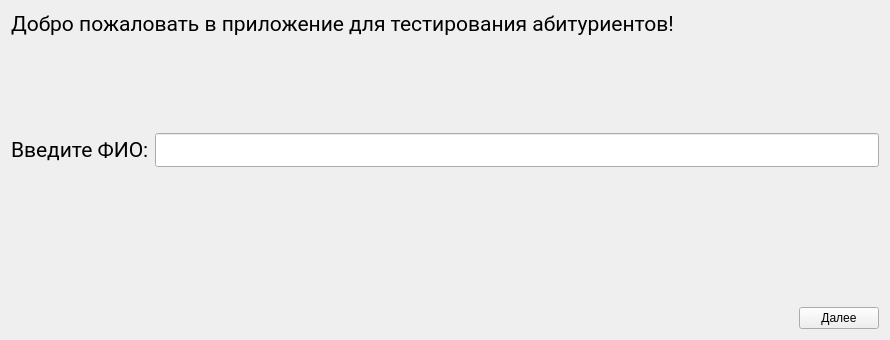
<?xml version="1.0" encoding="UTF-8"?>
<ui version="4.0">
 <class>AuthorizationWindow</class>
 <widget class="QWidget" name="AuthorizationWindow">
  <property name="geometry">
   <rect>
    <x>0</x>
    <y>0</y>
    <width>890</width>
    <height>340</height>
   </rect>
  </property>
  <property name="windowTitle">
   <string>Form</string>
  </property>
  <layout class="QVBoxLayout" name="verticalLayout" stretch="0,2,0,3,0">
   <item>
    <widget class="QLabel" name="welcomeLabel">
     <property name="font">
      <font>
       <family>Roboto</family>
       <pointsize>16</pointsize>
      </font>
     </property>
     <property name="text">
      <string>Добро пожаловать в приложение для тестирования абитуриентов!</string>
     </property>
    </widget>
   </item>
   <item>
    <spacer name="verticalSpacer">
     <property name="orientation">
      <enum>Qt::Vertical</enum>
     </property>
     <property name="sizeHint" stdset="0">
      <size>
       <width>20</width>
       <height>75</height>
      </size>
     </property>
    </spacer>
   </item>
   <item>
    <layout class="QHBoxLayout" name="horizontalLayout">
     <item>
      <widget class="QLabel" name="label">
       <property name="font">
        <font>
         <family>Roboto</family>
         <pointsize>16</pointsize>
        </font>
       </property>
       <property name="text">
        <string>Введите ФИО:</string>
       </property>
       <property name="buddy">
        <cstring>lineEdit</cstring>
       </property>
      </widget>
     </item>
     <item>
      <widget class="QLineEdit" name="lineEdit">
       <property name="font">
        <font>
         <family>Roboto</family>
         <pointsize>16</pointsize>
        </font>
       </property>
      </widget>
     </item>
    </layout>
   </item>
   <item>
    <spacer name="verticalSpacer_2">
     <property name="orientation">
      <enum>Qt::Vertical</enum>
     </property>
     <property name="sizeHint" stdset="0">
      <size>
       <width>20</width>
       <height>113</height>
      </size>
     </property>
    </spacer>
   </item>
   <item>
    <layout class="QHBoxLayout" name="horizontalLayout_2">
     <item>
      <spacer name="horizontalSpacer">
       <property name="orientation">
        <enum>Qt::Horizontal</enum>
       </property>
       <property name="sizeHint" stdset="0">
        <size>
         <width>718</width>
         <height>20</height>
        </size>
       </property>
      </spacer>
     </item>
     <item>
      <widget class="QPushButton" name="pushButton">
       <property name="text">
        <string>Далее</string>
       </property>
      </widget>
     </item>
    </layout>
   </item>
  </layout>
 </widget>
 <resources/>
 <connections/>
</ui>
